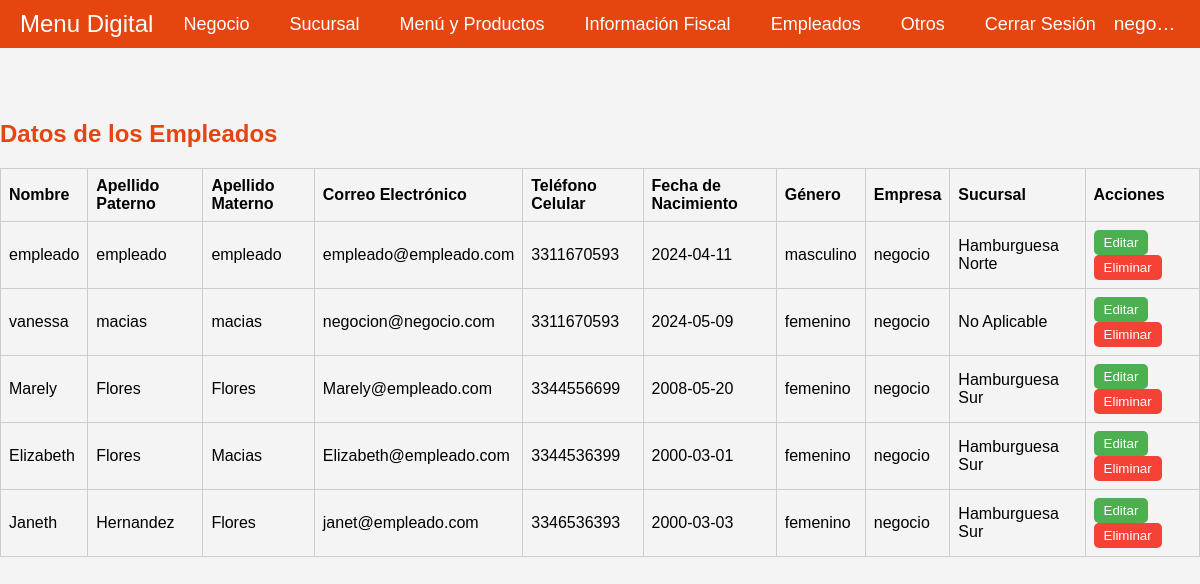
Screenshot of /src/employee/read-employee/read-employee.php (signed in) with the database file from the repository.
### tables this page shows
CREATE TABLE `companies` (
  `id` int NOT NULL,
  `logo_path` varchar(255) DEFAULT NULL,
  `associated_name` varchar(255) NOT NULL,
  `business_name` varchar(255) NOT NULL,
  `address` text NOT NULL,
  `email` varchar(100) NOT NULL,
  `cellphone` char(10) NOT NULL,
  `food_type` enum('restaurante','cafe','panaderia','otro') NOT NULL,
  `has_rfc` tinyint(1) NOT NULL,
  `consistent_menu` tinyint(1) NOT NULL,
  `password` varchar(255) NOT NULL,
  `user_type` varchar(50) NOT NULL DEFAULT 'negocio'
);

CREATE TABLE `employees` (
  `id` int NOT NULL,
  `firstName` varchar(50) NOT NULL,
  `lastName` varchar(50) NOT NULL,
  `surname` varchar(50) NOT NULL,
  `email` varchar(100) NOT NULL,
  `phone` varchar(15) NOT NULL,
  `birthdate` date NOT NULL,
  `gender` enum('masculino','femenino','otro') NOT NULL,
  `password` varchar(255) NOT NULL,
  `user_type` varchar(50) NOT NULL DEFAULT 'empleado',
  `company_id` int DEFAULT NULL,
  `branch_id` int DEFAULT NULL
);

CREATE TABLE `branches` (
  `id` int NOT NULL,
  `branch_name` varchar(255) NOT NULL,
  `branch_manager` varchar(255) NOT NULL,
  `address` varchar(255) NOT NULL,
  `postal_code` char(5) NOT NULL,
  `cellphone` char(10) NOT NULL,
  `website` varchar(255) DEFAULT NULL,
  `company_id` int DEFAULT NULL
);

### src/employee/read-employee/fetchEmployees.php (the view, shortened to what this page needs)
<?php
require '../../db/connection.php';
$companyId = $_SESSION['company_id'];
$sql = "SELECT e.id, e.firstName, e.lastName, e.surname, e.email, e.phone, e.birthdate, e.gender, c.business_name AS companyName, b.branch_name AS branchName
        FROM employees e
        JOIN companies c ON e.company_id = c.id
        LEFT JOIN branches b ON e.branch_id = b.id
        WHERE e.company_id = ?";
$params = [$companyId];
$types = "i";
$stmt = $conn->prepare($sql);
$stmt->bind_param($types, ...$params);
$stmt->execute();
$result = $stmt->get_result();
if ($result->num_rows > 0) {
    while ($row = $result->fetch_assoc()) {
        echo "<tr>";
        echo "<td>" . htmlspecialchars($row['firstName']) . "</td>";
        echo "<td>" . htmlspecialchars($row['lastName']) . "</td>";
        echo "<td>" . htmlspecialchars($row['surname']) . "</td>";
        echo "<td>" . htmlspecialchars($row['email']) . "</td>";
        echo "<td>" . htmlspecialchars($row['phone']) . "</td>";
        echo "<td>" . htmlspecialchars($row['birthdate']) . "</td>";
        echo "<td>" . htmlspecialchars($row['gender']) . "</td>";
        echo "<td>" . htmlspecialchars($row['companyName']) . "</td>";
        echo "<td>" . htmlspecialchars($row['branchName'] ?? 'No Aplicable') . "</td>";
        echo '<td><button class="edit-btn" onclick="location.href=\'../update-employee/update-employee.php?id=' . $row['id'] . '\'">Editar</button><button class="delete-btn" data-id="' . $row['id'] . '">Eliminar</button></td>';
        echo "</tr>";
    }
} else {
    echo "<tr><td colspan='10'>No hay empleados registrados.</td></tr>";
}

### src/company/company-menubar/company-menubar.php (shortened to what this page needs)
<?php
$companyId = $_SESSION['company_id'];
$sql = "SELECT business_name FROM companies WHERE id = ?";
$stmt = $conn->prepare($sql);
$stmt->bind_param("i", $companyId);
$stmt->execute();
$result = $stmt->get_result();
if ($result->num_rows > 0) {
    $company = $result->fetch_assoc();
    $businessName = $company['business_name'];
} else {
    $businessName = "Nombre no encontrado";
}
$base_url = '/src';
?>
<nav class="navbar">
    <a href="/src/company/company-options/company-options.php" class="logo">Menu Digital</a>
    <div class="menu-container">
        <ul class="menu">
            <li>
                <a href="#about">Negocio</a>
            </li>
            <li>
                <a href="#services">Sucursal</a>
            </li>
            <li>
                <a href="#services">Menú y Productos</a>
            </li>
            <li>
                <a href="#services">Información Fiscal</a>
            </li>
            <li>
                <a href="#services">Empleados</a>
            </li>
            <li>
                <a href="#services">Otros</a>
            </li>
            <li>
                <a href="<?php echo $base_url; ?>/logout/logout.php">Cerrar Sesión</a>
            </li>
        </ul>
    </div>
    <div class="business-name">
        <?php echo htmlspecialchars($businessName); ?>
    </div>
</nav>

### src/employee/read-employee/read-employee.css (style rules this page uses)
body { font-family: Arial, sans-serif; background-color: #f4f4f4; display: flex; justify-content: center; align-items: center; margin: 0; }
table, th, td { border: 1px solid #ccc; }
th, td { padding: 8px; text-align: left; }
button { padding: 5px 10px; margin-right: 5px; cursor: pointer; border-radius: 5px; border: none; }
.edit-btn { background-color: #4caf50; color: white; }
.delete-btn { background-color: #f44336; color: white; }

### src/company/company-menubar/company-menubar.css (style rules this page uses)
body { margin: 0; padding: 0; font-family: Arial, sans-serif; }
.business-name { margin-left: auto; padding-left: 20px; font-size: 1.2em; color: #fff; white-space: nowrap; overflow: hidden; text-overflow: ellipsis; max-width: 200px; }
.navbar { display: flex; justify-content: space-between; align-items: center; padding: 10px 20px; background-color: #e5450f; color: #fff; position: fixed; width: 100%; top: 0; z-index: 1000; box-sizing: border-box; }
.navbar .logo { color: white; font-size: 24px; text-decoration: none; flex-shrink: 0; }
.navbar .menu-container { display: flex; justify-content: center; flex-grow: 1; }
.navbar .menu { display: flex; list-style: none; margin: 0; padding: 0; }
.navbar .menu li { position: relative; margin-left: 20px; flex-shrink: 0; }
.navbar .menu li a { color: white; text-decoration: none; font-size: 18px; padding: 10px; }
.navbar .menu li:last-child a { color: white; text-decoration: none; font-size: 18px; padding: 10px; }

### rows the page displays
companies: business_name "negocio"
employees: firstName "empleado", lastName "empleado", surname "empleado", email "empleado@empleado.com", phone "3311670593", birthdate "2024-04-11", gender "masculino", company.business_name "negocio", branch.branch_name "Hamburguesa Norte"
employees: firstName "vanessa", lastName "macias", surname "macias", email "negocion@negocio.com", phone "3311670593", birthdate "2024-05-09", gender "femenino", company.business_name "negocio", branchName "No Aplicable"
employees: firstName "Marely", lastName "Flores", surname "Flores", email "Marely@empleado.com", phone "3344556699", birthdate "2008-05-20", gender "femenino", company.business_name "negocio", branch.branch_name "Hamburguesa Sur"
employees: firstName "Elizabeth", lastName "Flores", surname "Macias", email "Elizabeth@empleado.com", phone "3344536399", birthdate "2000-03-01", gender "femenino", company.business_name "negocio", branch.branch_name "Hamburguesa Sur"
employees: firstName "Janeth", lastName "Hernandez", surname "Flores", email "janet@empleado.com", phone "3346536393", birthdate "2000-03-03", gender "femenino", company.business_name "negocio", branch.branch_name "Hamburguesa Sur"
